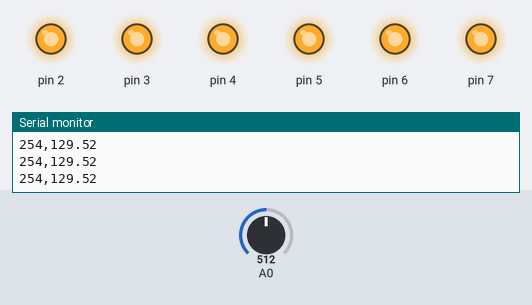
A sketch run on a simulated Arduino Uno, built with avr-gcc and run on an emulated ATmega328P. On the bench: output pins drawn as LEDs (lit = HIGH), the last lines printed to the serial monitor. The inputs (shaded band) are chosen by the test bench; at power-on: A0 = 512. Pins used as bus, display or sensor lines are not drawn.

Above: at 1.2 s.
1.3 s: A0 set to 0
At 1.52 s:
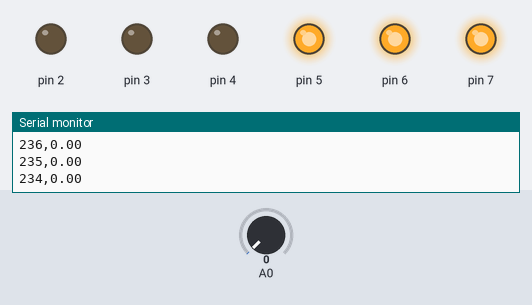
4.3 s: A0 set to 35
At 6.75 s:
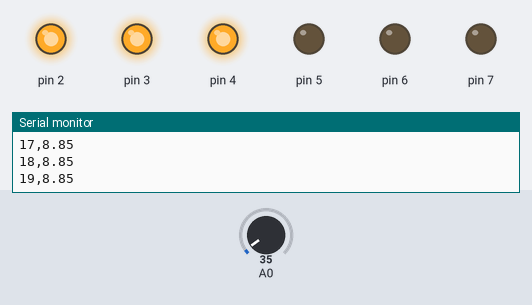
7.3 s: A0 set to 42
At 7.68 s:
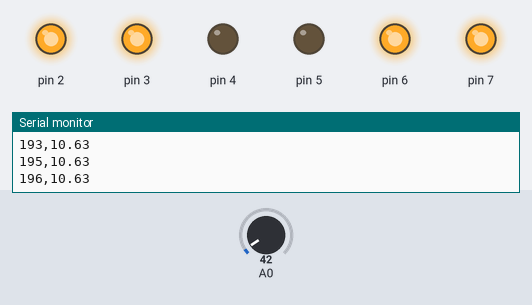
10.3 s: A0 set to 387
At 10.63 s:
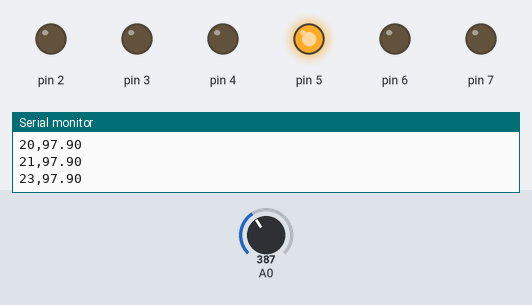
13.3 s: A0 set to 413
16.3 s: A0 set to 350
Timing chart, 0 to 20.3 s (numbered marks = the images above; inputs shaded):
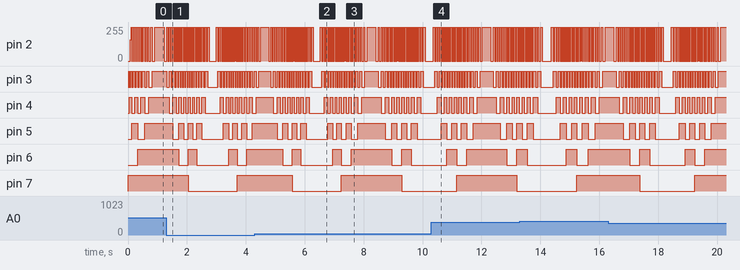

The sketch:

test_wave.ino
```cpp
int value = 0;
float value1 = 0.;
float sampledValue = 0.0;
void setup() {
  Serial.begin(9600);
  DDRD = B11111111;
}

void loop() {
  for (int i = 0; i < 360; i++) {
    value1 = sin(i * DEG_TO_RAD) + 1;
    value = ( value1 * 255.0) / 2.0;

    PORTD = value;
    delay(5);
//    Serial.print(value1);
//    Serial.print(",");
    sampledValue = analogRead(A0) * 255.0 / 1008.0;

    Serial.print(value);
    Serial.print(",");
    Serial.println(sampledValue);
  }
}
```

Measured:
- the behaviour switches between 39 and 40 on A0 (found by bisection; images 2 and 3)
